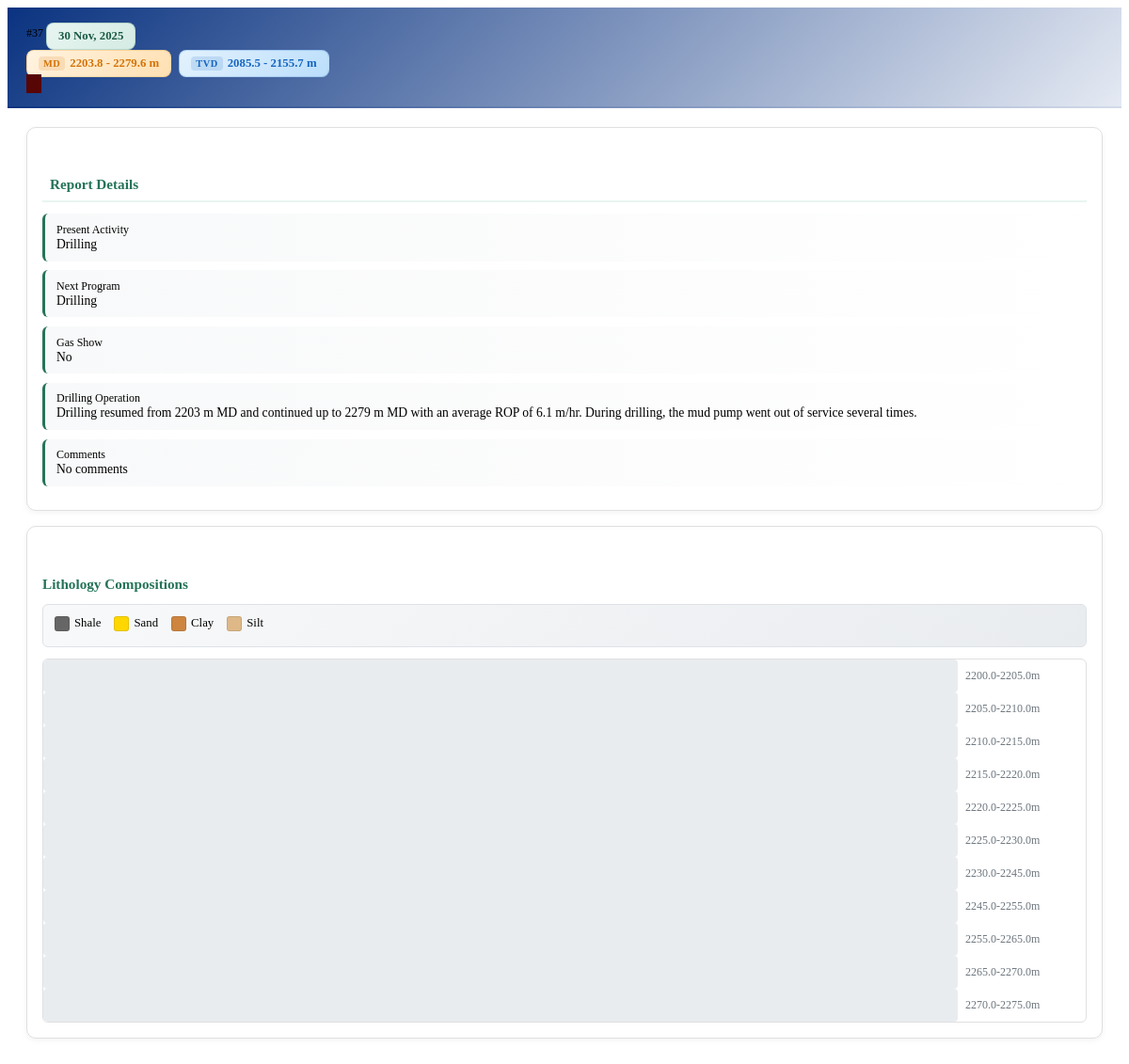
/drilling-reports/detail/51/ (signed in), run on an earlier commit of the app's database.
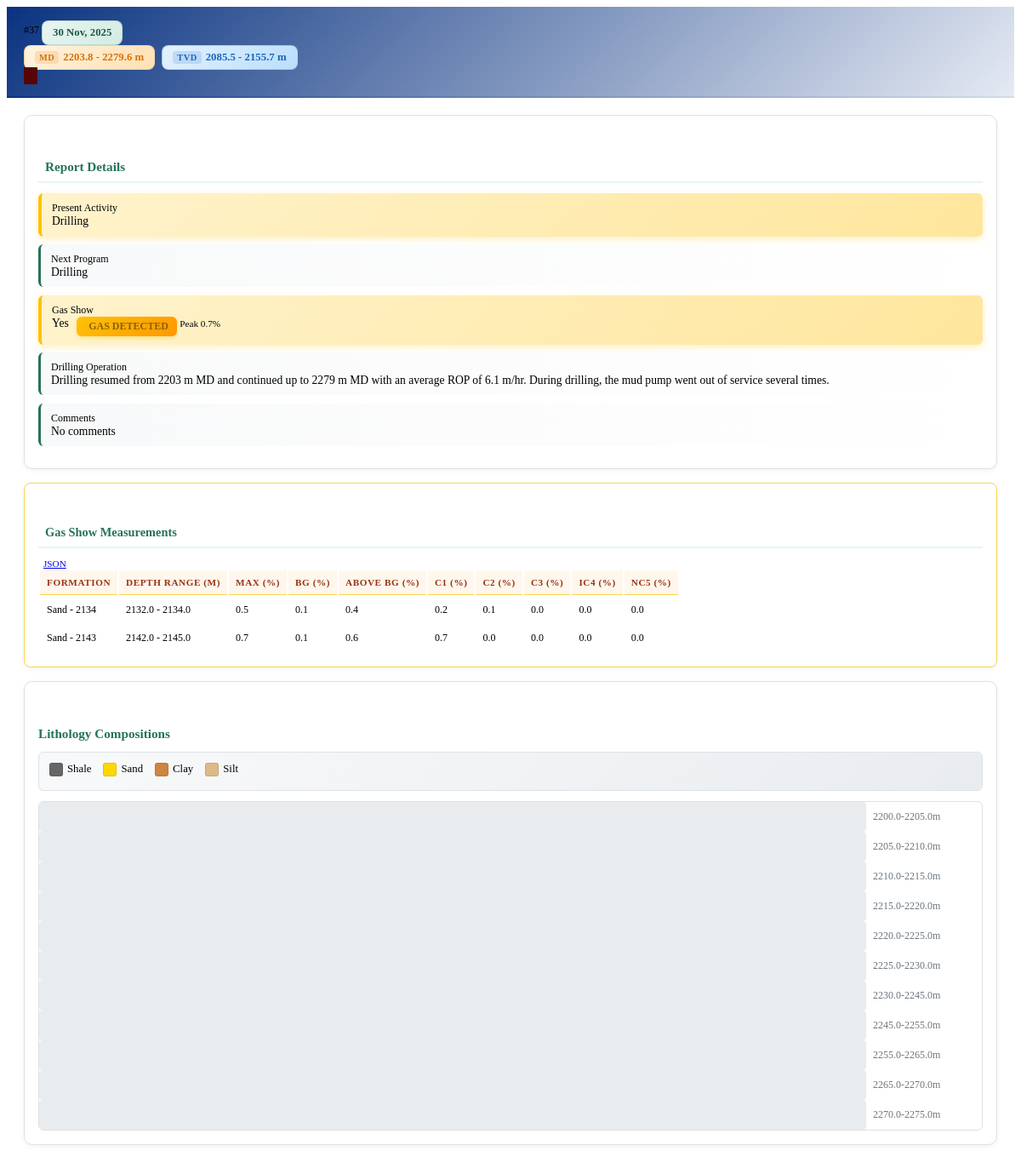
And on a later commit of the database.
### plotter/models.py (models this page shows, shortened)
class GasShowMeasurement(models.Model):
    drilling_report = models.ForeignKey(
        DailyDrillingReport,
        on_delete=models.CASCADE,
        related_name='gas_show_measurements',
    )
    formation = models.CharField(max_length=100, help_text="Formation where the gas show was observed")
    start_depth_m = models.FloatField(help_text="Start depth in meters")
    end_depth_m = models.FloatField(help_text="End depth in meters")
    max_percent = models.FloatField(help_text="Maximum gas percentage")
    bg_percent = models.FloatField(help_text="Background gas percentage")
    above_bg_percent = models.FloatField(help_text="Gas percentage above background")
    c1_percent = models.FloatField(help_text="Methane (C1) percentage")
    c2_percent = models.FloatField(help_text="Ethane (C2) percentage")
    c3_percent = models.FloatField(help_text="Propane (C3) percentage")
    ic4_percent = models.FloatField(help_text="Iso-butane (iC4) percentage")
    nc5_percent = models.FloatField(help_text="Normal pentane (nC5) percentage")
    remarks = models.TextField(blank=True, null=True, help_text="Additional notes for this gas show entry")
    class Meta:
        ordering = ['drilling_report', 'start_depth_m']
        verbose_name = 'Gas Show Measurement'
        verbose_name_plural = 'Gas Show Measurements'

### plotter/views.py (the view)
# urls.py: path('drilling-reports/detail/<int:report_id>/', views.drilling_report_detail, name='drilling_report_detail'),
@login_required
def drilling_report_detail(request, report_id):
    report = get_object_or_404(
        DailyDrillingReport.objects.select_related('well').prefetch_related('lithologies', 'gas_show_measurements'),
        pk=report_id
    )
    lithologies = []
    for litho in report.lithologies.all():
        lithology_percentages = {
            'shale': litho.shale_percentage or 0,
            'sand': litho.sand_percentage or 0,
            'clay': litho.clay_percentage or 0,
            'slit': litho.slit_percentage or 0
        }
        dominant_lithology = max(lithology_percentages, key=lithology_percentages.get)
        prognosis_comparison, comparison_type = compare_lithology_with_prognosis(litho, report.well)
        lithologies.append({
            'depth_range': f"{litho.depth_from}-{litho.depth_to}m",
            'depth_from': litho.depth_from,
            'depth_to': litho.depth_to,
            'shale': round(litho.shale_percentage or 0, 1),
            'sand': round(litho.sand_percentage or 0, 1),
            'clay': round(litho.clay_percentage or 0, 1),
            'slit': round(litho.slit_percentage or 0, 1),
            'total': round((litho.shale_percentage or 0) +
                         (litho.sand_percentage or 0) +
                         (litho.clay_percentage or 0) +
                         (litho.slit_percentage or 0), 1),
            'dominant_lithology': dominant_lithology,
            'dominant_percentage': round(lithology_percentages[dominant_lithology], 1),
            'prognosis_comparison': prognosis_comparison,
            'comparison_type': comparison_type,
            'description': litho.description
        })
    gas_show_measurements = []
    for gsm in report.gas_show_measurements.all():
        gas_show_measurements.append({
            'formation': gsm.formation,
            'start_depth_m': gsm.start_depth_m,
            'end_depth_m': gsm.end_depth_m,
            'max_percent': gsm.max_percent,
            'bg_percent': gsm.bg_percent,
            'above_bg_percent': gsm.above_bg_percent,
            'c1_percent': gsm.c1_percent,
            'c2_percent': gsm.c2_percent,
            'c3_percent': gsm.c3_percent,
            'ic4_percent': gsm.ic4_percent,
            'nc5_percent': gsm.nc5_percent,
            'remarks': gsm.remarks,
        })
    processed_report = {
        'id': report.id,
        'well_id': report.well.id,
        'well_name': report.well.name,
        'report_no': report.report_no,
        'date': report.date.strftime('%d %b, %Y') if report.date else '—',
        'date_iso': report.date.strftime('%Y-%m-%d') if report.date else '',
        'depth_start': report.depth_start,
        'depth_end': report.depth_end,
        'depth_start_tvd': report.depth_start_tvd,
        'depth_end_tvd': report.depth_end_tvd,
        'current_operation': report.current_operation,
        'present_activity': report.present_activity,
        'next_program': report.next_program,
        'gas_show': report.gas_show,
        'comments': report.comments,
        'lithologies': lithologies,
        'gas_show_measurements': gas_show_measurements,
        'gas_show_peak': max((gsm['max_percent'] for gsm in gas_show_measurements), default=None) if gas_show_measurements else None,
        'daily_progress': report.depth_end - report.depth_start,
    }
    if request.headers.get('X-Requested-With') == 'XMLHttpRequest':
        return JsonResponse({'report': processed_report})
    context = {
        'report': processed_report,
        'selected_well': str(report.well.id),
    }
    return render(request, 'visualization/drilling_report_detail.html', context)

### plotter/templates/visualization/drilling_report_detail.html (shortened to what the changed rows need)
{% load static %}
<div class="card report-card"
    data-report-id="{{ report.id }}"
    data-depth-start="{{ report.depth_start }}"
    data-depth-end="{{ report.depth_end }}"
    data-has-gas="{{ report.gas_show|yesno:'true,false' }}"
    data-gas-measurements="{{ report.gas_show_measurements|length }}">
    <div class="card-body">
        <div class="row">
            <div class="col-md-6">
                <div class="info-section-modern">
                    <div class="info-row-modern {% if report.gas_show %}gas-show-highlight{% endif %}">
                        <div class="mt-1 d-flex flex-wrap align-items-center gap-2">
                            <span>{{ report.gas_show|yesno:"Yes,No" }}</span>
                            {% if report.gas_show %}
                            <span class="gas-show-badge">
                                GAS DETECTED
                            </span>
                            {% endif %}
                            {% if report.gas_show_peak %}
                            <span class="badge text-bg-warning" style="font-size: 0.7rem;">
                                Peak {{ report.gas_show_peak|floatformat:1 }}%
                            </span>
                            {% endif %}
                        </div>
                    </div>
                </div>
                {% if report.gas_show_measurements %}
                <div class="mt-3">
                    <div class="info-section-modern gas-show-table-wrapper">
                        <div class="d-flex justify-content-between align-items-center mb-2">
                            <h6 class="mb-0" style="color: #257358; font-weight: 600; font-size: 0.9rem;">
                                Gas Show Measurements
                            </h6>
                            <a class="btn btn-sm btn-outline-secondary"
                               href="{% url 'gas_show_measurements' report.id %}"
                               target="_blank"
                               style="font-size: 0.7rem; padding: 2px 6px;">
                                 JSON
                            </a>
                        </div>
                        <div class="table-responsive">
                            <table class="table table-sm gas-show-table">
                                <thead>
                                    <tr>
                                        <th>Formation</th>
                                        <th>Depth Range (m)</th>
                                        <th>Max (%)</th>
                                        <th>BG (%)</th>
                                        <th>Above BG (%)</th>
                                        <th>C1 (%)</th>
                                        <th>C2 (%)</th>
                                        <th>C3 (%)</th>
                                        <th>iC4 (%)</th>
                                        <th>nC5 (%)</th>
                                    </tr>
                                </thead>
                                <tbody>
                                    {% for measurement in report.gas_show_measurements %}
                                    <tr>
                                        <td>{{ measurement.formation }}</td>
                                        <td>{{ measurement.start_depth_m|floatformat:1 }} - {{ measurement.end_depth_m|floatformat:1 }}</td>
                                        <td>{{ measurement.max_percent|floatformat:1 }}</td>
                                        <td>{{ measurement.bg_percent|floatformat:1 }}</td>
                                        <td>{{ measurement.above_bg_percent|floatformat:1 }}</td>
                                        <td>{{ measurement.c1_percent|floatformat:1 }}</td>
                                        <td>{{ measurement.c2_percent|floatformat:1 }}</td>
                                        <td>{{ measurement.c3_percent|floatformat:1 }}</td>
                                        <td>{{ measurement.ic4_percent|floatformat:1 }}</td>
                                        <td>{{ measurement.nc5_percent|floatformat:1 }}</td>
                                    </tr>
                                    {% endfor %}
                                </tbody>
                            </table>
                        </div>
                    </div>
                </div>
                {% endif %}
            </div>
        </div>
    </div>
</div>

What changed in the data, as far as the page shows it:
added GasShowMeasurement: gas_show_peak "0.7", formation "Sand - 2143", start_depth_m "2142.0", end_depth_m "2145.0", max_percent "0.7", bg_percent "0.1", above_bg_percent "0.6", c1_percent "0.7", c2_percent "0.0", c3_percent "0.0", ic4_percent "0.0", nc5_percent "0.0"
added GasShowMeasurement: formation "Sand - 2134", start_depth_m "2132.0", end_depth_m "2134.0", max_percent "0.5", bg_percent "0.1", above_bg_percent "0.4", c1_percent "0.2", c2_percent "0.1", c3_percent "0.0", ic4_percent "0.0", nc5_percent "0.0"
Also different on the page:
{{ report.gas_show|yesno:"Yes,No" }}: "No" → "Yes"
text now shown: "GAS DETECTED Peak % Gas Show Measurements JSON FORMATION DEPTH RANGE (M) MAX (%) BG (%) ABOVE BG (%) C1 (%) C2 (%) C3 (%) IC4 (%) NC5 (%)"
